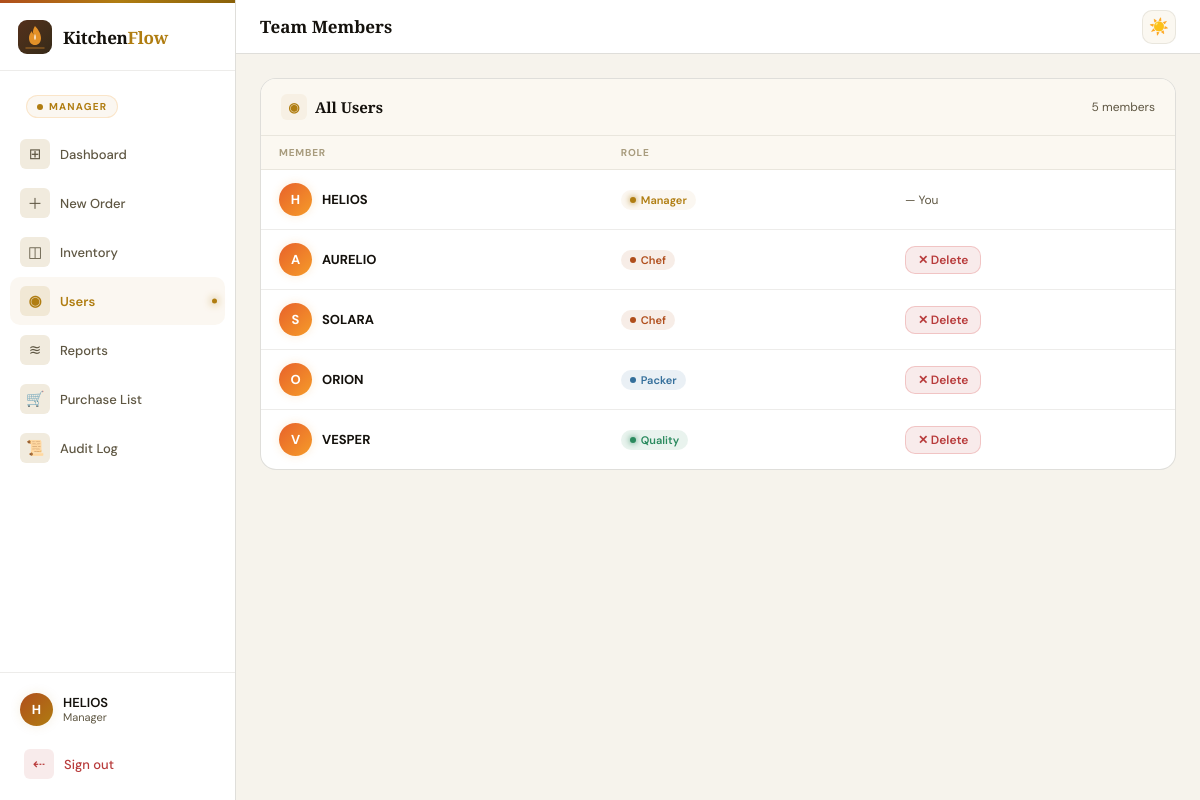
Page /manager/users (signed in) on the committed database.
### models.py (models this page shows, shortened)
class User(UserMixin, db.Model):
    __tablename__ = "users"
    id = db.Column(db.Integer, primary_key=True)
    username = db.Column(db.String(80), unique=True, nullable=False)
    password_hash = db.Column(db.String(200), nullable=False)
    role = db.Column(db.String(30), nullable=False)  # manager/chef/packer/quality
    name = db.Column(db.String(120), nullable=False)

### manager/routes.py (the view)
@manager_bp.route("/users")
@login_required
@manager_required
def users():
    all_users = User.query.all()
    return render_template("manager/users.html", users=all_users)

### extensions.py (called while the page is built)
@login_manager.user_loader
def load_user(user_id):
    from models import User
    return db.session.get(User, int(user_id))

### manager/routes.py (called while the page is built)
def manager_required(f):
    @wraps(f)
    def decorated(*args, **kwargs):
        if not current_user.is_authenticated or current_user.role != "manager":
            flash("Access denied.", "danger")
            return redirect(url_for("auth.login"))
        return f(*args, **kwargs)
    return decorated

### templates/manager/users.html (shortened to what this page needs)
{% extends "base.html" %}
{% block topbar_title %}Team Members{% endblock %}
{% block sidebar %}
  <a href="/manager/dashboard" class="nav-item"><div class="nav-icon">⊞</div>Dashboard</a>
  <a href="/manager/orders/new" class="nav-item"><div class="nav-icon">＋</div>New Order</a>
  <a href="/manager/inventory" class="nav-item"><div class="nav-icon">◫</div>Inventory</a>
  <a href="/manager/users" class="nav-item active"><div class="nav-icon">◉</div>Users</a>
  <a href="/manager/report" class="nav-item"><div class="nav-icon">≋</div>Reports</a>
  <a href="/manager/purchase-list" class="nav-item"><div class="nav-icon">🛒</div>Purchase List</a>
  <a href="/manager/audit" class="nav-item"><div class="nav-icon">📜</div>Audit Log</a>
{% endblock %}
{% block content %}
<div class="card">
  <div class="card-header">
    <div class="card-title"><div class="ct-icon">◉</div>All Users</div>
    <span class="text-sm text-muted">{{ users|length }} members</span>
  </div>
  <div class="table-wrap">
    <table>
      <thead><tr><th>Member</th><th>Role</th><th></th></tr></thead>
      <tbody>
        {% for u in users %}
        <tr>
          <td>
            <div style="display:flex;align-items:center;gap:10px">
              <div style="width:33px;height:33px;border-radius:50%;background:linear-gradient(135deg,#e8612a,#f59c2a);display:flex;align-items:center;justify-content:center;font-size:13px;font-weight:700;color:#fff;flex-shrink:0;box-shadow:0 0 10px rgba(245,156,42,0.2)">{{ u.username[0]|upper }}</div>
              <strong>{{ u.username }}</strong>
            </div>
          </td>
          <td>
            {% if u.role=="manager" %}<span class="badge b-amber"><span class="badge-dot"></span>Manager</span>
            {% elif u.role=="chef" %}<span class="badge b-ember"><span class="badge-dot"></span>Chef</span>
            {% elif u.role=="packer" %}<span class="badge b-blue"><span class="badge-dot"></span>Packer</span>
            {% elif u.role=="quality" %}<span class="badge b-green"><span class="badge-dot"></span>Quality</span>
            {% else %}<span class="badge b-gray"><span class="badge-dot"></span>{{ u.role }}</span>{% endif %}
          </td>
          <td>
            {% if u.id != current_user.id %}
            <form method="post" action="/manager/users/delete/{{ u.id }}" style="display:inline" onsubmit="return confirm('Delete {{ u.username }}?')">
              <button type="submit" class="btn btn-danger btn-sm">✕ Delete</button>
            </form>
            {% else %}<span class="text-sm text-muted">— You</span>{% endif %}
          </td>
        </tr>
        {% endfor %}
      </tbody>
    </table>
  </div>
</div>
{% endblock %}

### templates/base.html (shortened to what this page needs)
<!DOCTYPE html>
<html lang="en" data-theme="dark">
<head>
</head>
<body>
<div class="app">
  <aside class="sidebar">
    <div class="sidebar-logo">
      <div class="logo-name">Kitchen<span>Flow</span></div>
    </div>
    {% if current_user.is_authenticated %}
    <div style="padding:10px 12px 2px">
      <div class="role-pill">{{ current_user.role }}</div>
    </div>
    {% endif %}
    <nav class="nav">{% block sidebar %}{% endblock %}</nav>
    {% if current_user.is_authenticated %}
    <div class="sidebar-footer">
      <div class="user-row">
        <div class="avatar">{{ current_user.username[0]|upper }}</div>
        <div>
          <div class="user-name">{{ current_user.username }}</div>
          <div class="user-role">{{ current_user.role|title }}</div>
        </div>
      </div>
      <div style="margin-top:6px">
        <form method="post" action="/auth/logout" style="margin:0">
          <button type="submit" class="nav-item nav-item-danger" style="margin-bottom:0;width:100%;text-align:left;cursor:pointer">
            <div class="nav-icon">⇠</div> Sign out
          </button>
        </form>
      </div>
    </div>
    {% endif %}
  </aside>
  <header class="topbar">
    <div class="page-title">{% block topbar_title %}{% endblock %}</div>
    <div class="topbar-right">
      <button class="icon-btn" data-theme-toggle title="Toggle light/dark">
        <span id="theme-icon">🌙</span>
      </button>
    </div>
  </header>
  <main class="main">
    {% block content %}{% endblock %}
  </main>
</div>
</body>
</html>

### rows in the picture
User: role "MANAGER", username "H", username "HELIOS", role "Manager", shows "— You"
User: username "A", username "AURELIO", role "chef" (drawn)
User: username "S", username "SOLARA", role "chef" (drawn)
User: username "O", username "ORION", role "packer" (drawn)
User: username "V", username "VESPER", role "quality" (drawn)

### other values in the picture
{{ users|length }} "5"
